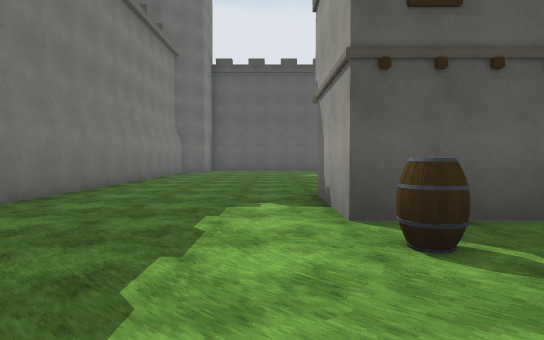
view 1 (above)

19 first-person views from a walk through a Unity game level. The camera is 1.3 m above the floor, tilts 2° down and sees 75° across. Doors are open. The floor is counted in squares, 2 m on a side. Each view is taken from the middle of a square. On the plan, view 1 faces up. The plan holds only what a view shows up to about 10 squares ahead; the rest is blank. The place goes on beyond the plan. The terrain is drawn as flat ground. The player is left out. Surface patterns are stand-ins for the level's own textures.

view 2
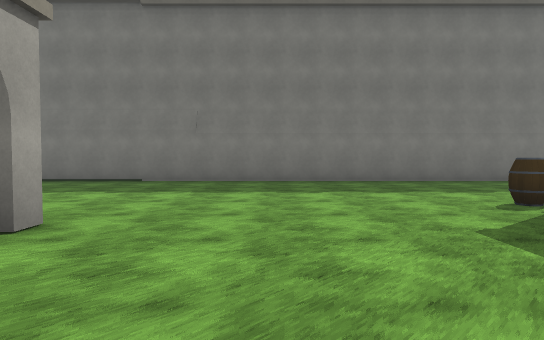

view 3
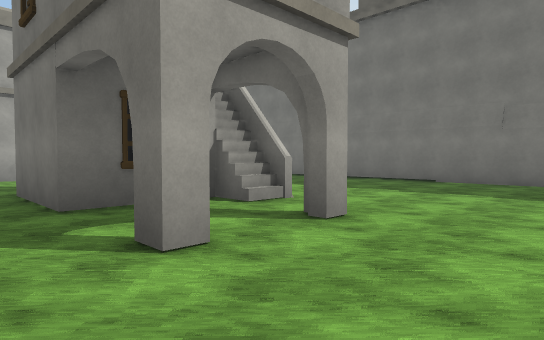

view 4
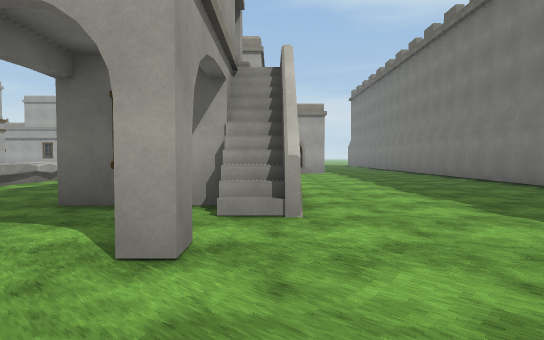

view 5
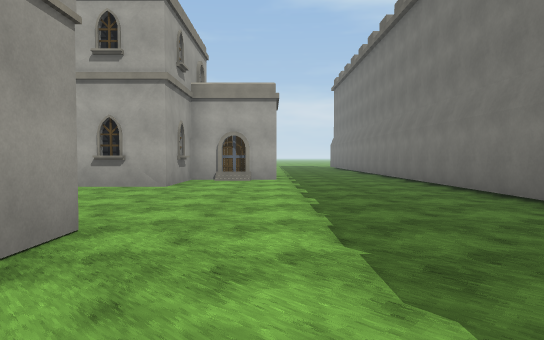

view 6
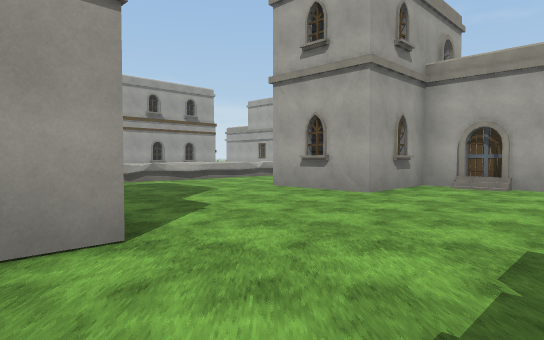

view 7
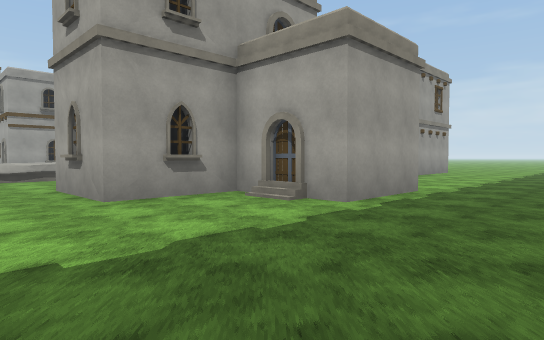

view 8
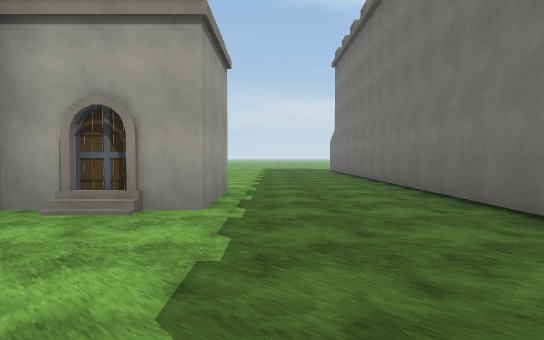

view 9
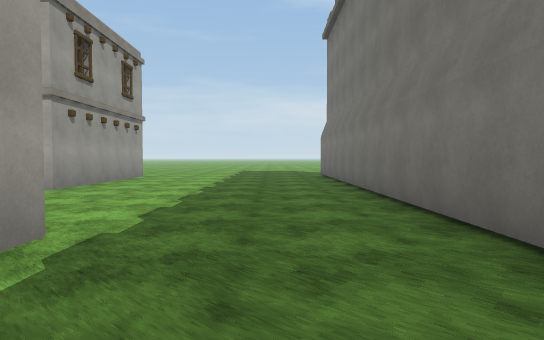

view 10
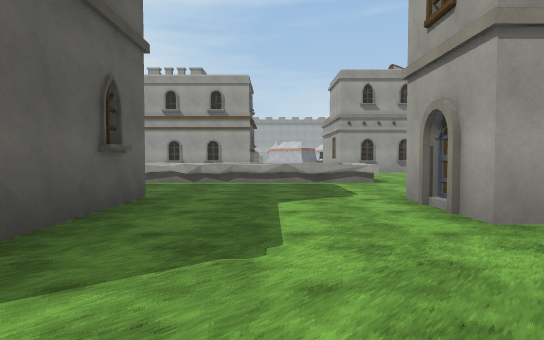

view 11
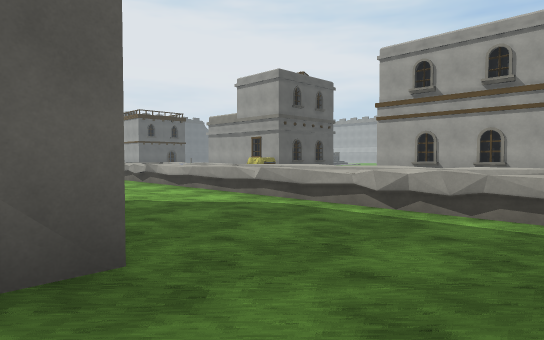

view 12
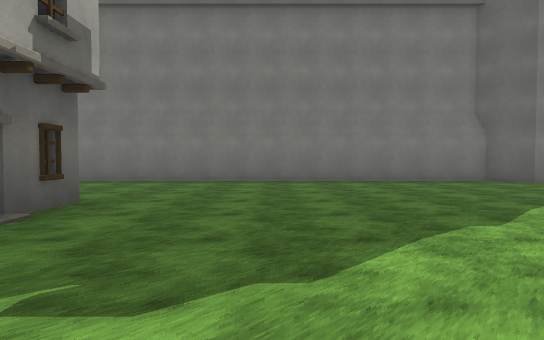

view 13
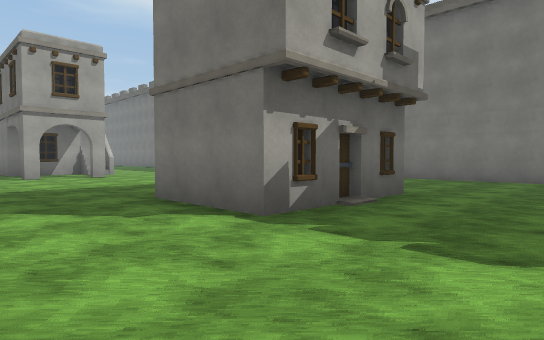

view 14
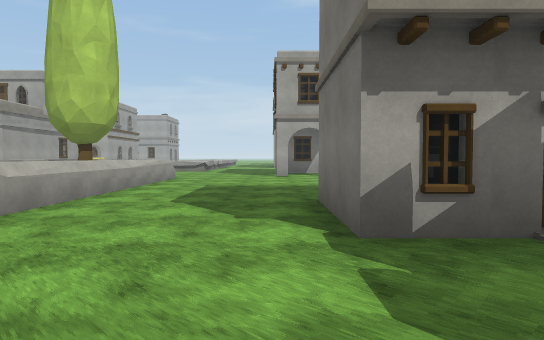

view 15
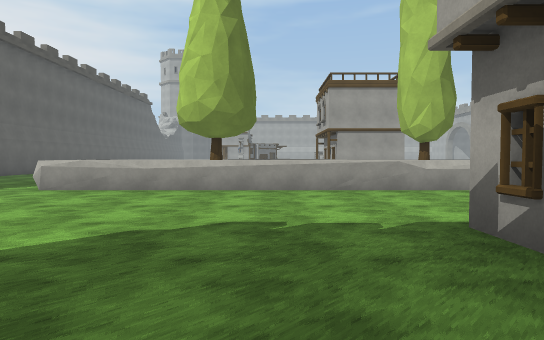

view 16
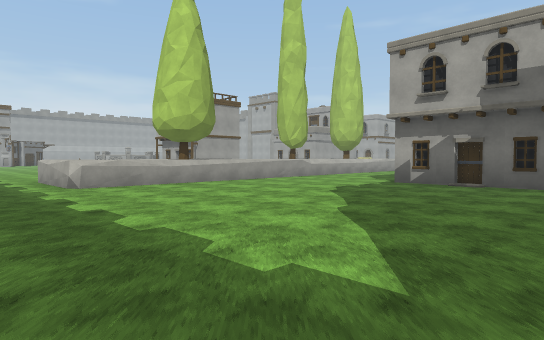

view 17
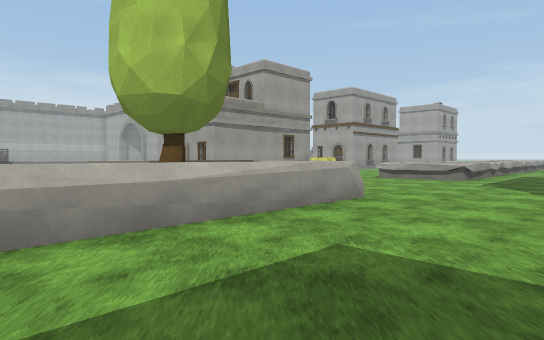

view 18
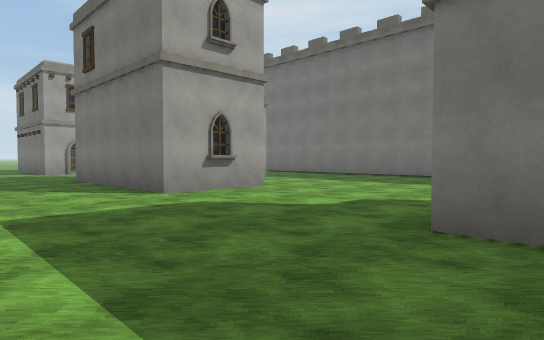

view 19
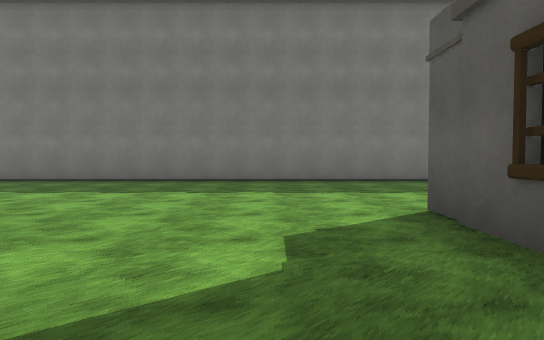

### Floor plan
Key: @ floor where view 1 was taken; # wall or solid block; . floor; / step, stairs or slope; = window, fence, low wall or low ledge; ^ raised ledge; H house; B barrel.
Columns run from 4 left of view 1 to 8 right of it. Each row starts with its distance up from view 1.
 15 #........
 14 #............
 13 #...........=
 12 #...........^
 11 #...........^
 10 #...........^
  9 #...........^
  8 #...........^
  7 #...........^
  6 #....###H...^
  5 #....####...^
  4 #....####...^
  3 #...........^
  2 #....B......^
  1 #...........^
  0 #...@.......^
 -1 #...........^
 -2 #...........^
 -3 #......H.H...
 -4 #............
 -5 #.....H......
 -6 #.....##H#...
 -7 #.....H###...
 -8 #.....####..^
 -9 #...........^
-10 #...........^
-11 #...........^
-12 #...........^
-13 #......###..^
-14 #......###..^
-15 #..../.###..^
-16 #...#### #..^
-17 #...# # ##..^
-18 #...#H###...^
-19 #...........^
-20 #...........^
-21 #...........^
-22 #......HH...^

Positions as (right, up) in squares from view 1, and headings:
1: (0, 0), facing up
2: (6, -1), facing left
3: (6, -1), facing down-left
4: (2, -1), facing down
5: (0, -5), facing down
6: (-1, -7), facing down-right
7: (-3, -11), facing down-right
8: (-1, -11), facing down
9: (-2, -15), facing down
10: (-1, -20), facing right
11: (4, -20), facing up-right
12: (6, 9), facing left
13: (7, 9), facing down-left
14: (5, 9), facing down
15: (1, 8), facing right
16: (0, 15), facing down-right
17: (5, 3), facing down-right
18: (8, -7), facing down-left
19: (6, -10), facing left
